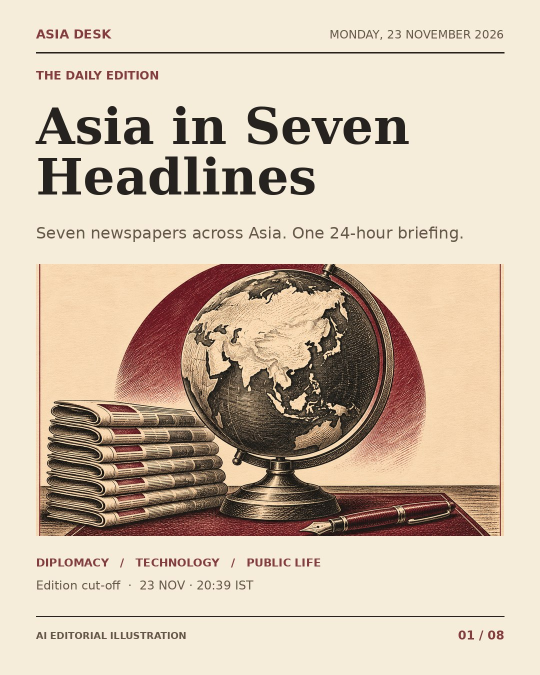
#> input picture asia-desk/editions/2026-11-23/slides/01.jpg, 1080 x 1350 px, given in place of 00.png, which was not available (shown at 1/2 size)
$ python build.py
#> lines starting #> are read from the running program, lines starting #| are printed output that depends on the picture
### asia-desk/editions/2026-11-23/render.py
import json
from pathlib import Path
import sys

from PIL import Image, ImageDraw, ImageFont, ImageOps

ROOT = Path(__file__).resolve().parent
SERIF = "/usr/share/fonts/truetype/dejavu/DejaVuSerif-Bold.ttf"
SANS = "/usr/share/fonts/truetype/dejavu/DejaVuSans.ttf"
BOLD = "/usr/share/fonts/truetype/dejavu/DejaVuSans-Bold.ttf"
PAPER, INK, MUTED, RED = "#f5ecd9", "#25221f", "#655749", "#843c3c"
W, H = 1080, 1350
LEFT, RIGHT = 72, 1008

def font(path, size):
    return ImageFont.truetype(path, size)

def wrap(draw, value, face, width):
    lines = [""]
    for word in value.split():
        test = f"{lines[-1]} {word}".strip()
        if lines[-1] and draw.textlength(test, font=face) > width:
            lines.append(word)
        else:
            lines[-1] = test
    return "\n".join(lines)

def draw_block(draw, value, y, face, color, spacing=7):
    text = wrap(draw, value, face, RIGHT - LEFT)
    draw.multiline_text((LEFT, y), text, font=face, fill=color, spacing=spacing)
    return draw.multiline_textbbox((LEFT, y), text, font=face, spacing=spacing)[3]

def art_crop(img, col, row):
    w, h = img.size
    return img.crop((col*w//2+3, row*h//4+3, (col+1)*w//2-3, (row+1)*h//4-3))

def frame(data, index, art, story=None):
    page = Image.new("RGB", (W,H), PAPER)
    d = ImageDraw.Draw(page)
    def rule(y, width=2, fill=INK):
        d.line((LEFT,y,RIGHT,y), fill=fill, width=width)
    d.text((LEFT,53),"ASIA DESK",font=font(BOLD,25),fill=RED)
    d.text((RIGHT,55),data["edition"].upper(),font=font(SANS,23),fill=MUTED,anchor="ra")
    rule(105,3)
    if story is None:
        d.text((LEFT,137),"THE DAILY EDITION",font=font(BOLD,23),fill=RED)
        draw_block(d,"Asia in Seven Headlines",194,font(SERIF,100),INK)
        draw_block(d,"Seven newspapers across Asia. One 24-hour briefing.",447,font(SANS,32),MUTED)
        top,bottom = 528,1072
        d.text((LEFT,1112),"DIPLOMACY   /   TECHNOLOGY   /   PUBLIC LIFE",font=font(BOLD,22),fill=RED)
        d.text((LEFT,1156),"Edition cut-off  ·  "+data["cutoff"],font=font(SANS,24),fill=MUTED)
    else:
        d.text((LEFT,140),story["desk"]+"   /   "+story["label"],font=font(BOLD,24),fill=RED)
        for size in (72,68,64,60):
            heading = font(SERIF,size)
            wrapped = wrap(d,story["headline"],heading,RIGHT-LEFT)
            if wrapped.count("\n") < 3:
                break
        end = draw_block(d,story["headline"],191,heading,INK,8)
        end = draw_block(d,story["deck"],end+31,font(SANS,32),MUTED,9)
        top,bottom = max(486,end+29),1098
        d.text((LEFT,1135),story["source"],font=font(BOLD,27),fill=INK)
        d.text((LEFT,1180),story["time"],font=font(SANS,22),fill=MUTED)
    assert bottom-top >= 385
    page.paste(ImageOps.fit(art,(RIGHT-LEFT,bottom-top),method=Image.Resampling.LANCZOS),(LEFT,top))
    rule(1232,2)
    d.text((LEFT,1260),"AI EDITORIAL ILLUSTRATION",font=font(BOLD,19),fill=MUTED)
    d.text((RIGHT,1256),f"{index:02d} / 08",font=font(BOLD,24),fill=RED,anchor="ra")
    return page

# [12 lines left out: function render, not called in this run]

# [2 lines that do not run on import are left out]

### asia-desk/editions/2026-11-23/build.py
import json
from pathlib import Path
from PIL import Image
from render import frame
ROOT=Path(__file__).resolve().parent
stories=[
dict(desk='JAPAN',source='The Japan Times / Jiji',label='DIPLOMACY',headline='Japan–North Korea intelligence contact reported',deck='Officials reportedly met during the Asian Games; the account emerged Monday.',url='https://www.japantimes.co.jp/news/2026/11/23/japan/japan-nk-intel-asian-games/',time='23 Nov · Date only · JST',published='2026-11-23',updated=None,timezone='Asia/Tokyo',precision='date',listing='https://www.japantimes.co.jp/latest-news/?pgno=1',position=1),
dict(desk='SOUTH KOREA',source='The Korea Herald',label='APPOINTMENTS',headline='Lee nominates new security leadership',deck='Kang Kum-sil is nominated to lead the intelligence agency. If appointed, she would be its first female chief; foreign and unification ministry nominees were also announced.',url='https://www.koreaherald.com/article/10946349',time='23 Nov · 18:31 KST · Updated',published='2026-11-23T15:32:17+09:00',updated='2026-11-23T18:31:16+09:00',timezone='Asia/Seoul',precision='second',listing='https://www.koreaherald.com/',position=1),
dict(desk='HONG KONG',source='South China Morning Post',label='AIRSPACE',headline='Hong Kong sets flight restrictions for Interpol assembly',deck='Drones, kites, balloons and paragliders face a citywide restriction during the November 30–December 3 meeting. Police also announced sea and road controls.',url='https://www.scmp.com/news/hong-kong/transport/article/3375443/hong-kong-ban-drones-kites-balloons-across-city-interpol-general-assembly',time='23 Nov · 16:15 HKT · Updated',published='2026-11-23T14:13:00+08:00',updated='2026-11-23T16:15:00+08:00',timezone='Asia/Hong_Kong',precision='minute',listing='https://www.scmp.com/news/hong-kong',position=3),
dict(desk='SINGAPORE',source='The Straits Times',label='AVIATION',headline='Wong arrives at Western Sydney’s new airport',deck='He travelled on Singapore Airlines’ inaugural flight to the airport.',url='https://www.straitstimes.com/singapore/newest-chapter-of-our-friendship-pm-wong-arrives-at-new-sydney-airport-on-inaugural-sia-flight',time='23 Nov · 22:17 SGT · Updated',published='2026-11-23T18:28:00+08:00',updated='2026-11-23T22:17:00+08:00',timezone='Asia/Singapore',precision='minute',listing='https://www.straitstimes.com/global',position=1),
dict(desk='INDIA',source='The Indian Express',label='TECHNOLOGY',headline='Nvidia board reinstates Jensen Huang as CEO',deck='An Express explainer examines the board’s unanimous reversal and the campaign for Huang’s return. The company announced his reinstatement on Monday.',url='https://indianexpress.com/article/explained/explained-ai/why-trump-wants-jensen-huang-back-at-nvidia-and-why-its-board-is-resisting-10974781/',time='23 Nov · 20:19 IST · Updated',published=None,updated='2026-11-23T20:19:00+05:30',timezone='Asia/Kolkata',precision='minute',listing='https://indianexpress.com/',position=1),
dict(desk='INDONESIA',source='The Jakarta Post',label='VP NOMINATIONS',headline='Prabowo submits Amran and Sugiono as VP nominees',deck='The president delivered the two names to the People’s Consultative Assembly. Its vote to choose a vice president is now scheduled for December 11.',url='https://www.thejakartapost.com/indonesia/2026/11/23/breaking-prabowo-submits-ministers-amran-and-sugiono-as-vp-nominees',time='23 Nov · 17:19 WIB · Published',published='2026-11-23T17:19:45+07:00',updated=None,timezone='Asia/Jakarta',precision='second',listing='https://www.thejakartapost.com/indonesia',position=2),
dict(desk='PAKISTAN',source='Dawn',label='CRICKET',headline='Peshawar chosen for PSL opening',deck='The PCB chief says the city will host next year’s opening ceremony and first match.',url='https://www.dawn.com/news/2046559/peshawar-to-host-opening-ceremony-inaugural-match-for-12th-edition-of-psl-pcb-chief',time='23 Nov · 20:05 PKT · Updated',published='2026-11-23',updated='2026-11-23T20:05:00+05:00',timezone='Asia/Karachi',precision='minute',listing='https://www.dawn.com/',position=1),
]
for s in stories:
 s['verified']=True
 s['published_precision']='date' if s['published'] and len(s['published'])==10 else ('not_exposed' if s['published'] is None else s['precision'])
 s['updated_precision']=s['precision'] if s['updated'] else 'not_exposed'
 s['verification_note']='Original publisher URL and news listing checked at research cutoff. For restricted pages, publisher-indexed content was used. Null means no separate timestamp was exposed. Time zones follow publisher locale.'
stories[0]['verification_note']+=' Publication is date-only; no exact time or update is exposed. New reporting is dated today, with September–October events as context.'
stories[2]['verification_note']+=' Indexed article variants show updates at 15:04 and 16:15 HKT; latest observed 16:15 retained.'
stories[4]['verification_note']+=' Original publication time not exposed; current update and Monday reinstatement establish editorial freshness.'
stories[6]['verification_note']+=' Article publication is date-only; home listing separately showed initial publication at 19:03 PKT.'
data=dict(id='ASIA-20261123',date='2026-11-23',edition='Monday, 23 November 2026',cutoff='23 NOV · 20:39 IST',window_start='2026-11-22T20:39:00+05:30',window_end='2026-11-23T20:39:00+05:30',release_tag='asia-desk-2026-11-23',stories=stories,selection_note='First three prominent stories reviewed per source listing. Seven distinct events; Nvidia repeats on several home pages but appears only once in this edition. No shared wire event repeated.')
data['reviewed_candidates']={
'The Japan Times':['Japanese and North Korean intel officials likely had contact during Asian Games','Japan’s Tamagotchi digital pet toy marks 30th anniversary','Ukraine sinks Russian warship in Libya as conflict spreads beyond Europe'],
'The Korea Herald':['Lee reshuffles security team, names first female spy chief',"Kim Jong-un's luxury fleet appears to grow despite sanctions","K-pop's next big creative partners are bestselling novelists"],
'South China Morning Post':['Hong Kong customs seizes HK$68m in suspected fake goods in Double 11 crackdown','How shared stories loosen grip of Tai Po inferno on traumatised domestic helpers','Hong Kong to ban drones, kites and balloons from airspace for Interpol assembly'],
'The Straits Times':['PM Wong arrives at new Sydney airport on inaugural SIA flight','Nvidia reinstates Jensen Huang as CEO','Singapore hopes setback from COP31 failure will not pull nations apart: Grace Fu'],
'The Indian Express':['Why Nvidia reinstated Jensen Huang as CEO','Jensen Huang’s first words after reinstatement','What Jensen Huang’s return means for NVIDIA and the AI ecosystem'],
'The Jakarta Post':['Top cop shakes up Yogyakarta police leadership','Prabowo submits ministers Amran and Sugiono as VP nominees','Death toll hits 24 in factory blaze as dozens remain missing'],
'Dawn':['Peshawar to host opening ceremony, inaugural match for 12th edition of PSL','Nvidia reinstates Jensen Huang as CEO after affair scandal','Iran seeks $290bn in damages against US']}
(ROOT/'edition.json').write_text(json.dumps(data,indent=2,ensure_ascii=False))
out=ROOT/'slides';out.mkdir(exist_ok=True)
for i,s in enumerate([None]+stories):
 art=Image.open(ROOT/f'art/{i:02d}.png').convert('RGB')
#> art is the input picture: PIL image 1080x1350 RGB; mean R, G, B 210.4, 193.9, 173.9
 frame(data,i+1,art,s).save(out/f'{i+1:02d}.jpg',quality=87,optimize=True)
#> in frame, `page = Image.new("RGB", (W,H), PAPER)`:
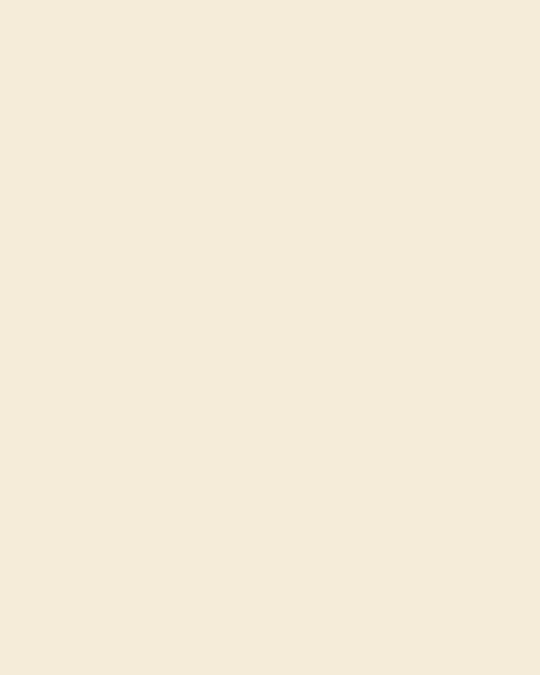
#> page: PIL image 1080x1350 RGB (shown at 1/2 size); mean R, G, B 245, 236, 217
#> in frame, `page.paste(ImageOps.fit(art,(RIGHT-LEFT,bottom-top),method=Image.Resam..`:
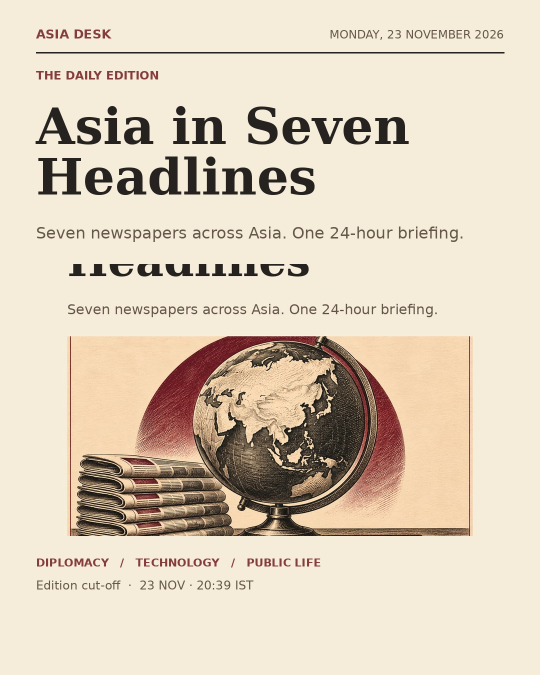
#> page: PIL image 1080x1350 RGB (shown at 1/2 size); mean R, G, B 221.6, 207.7, 187.9
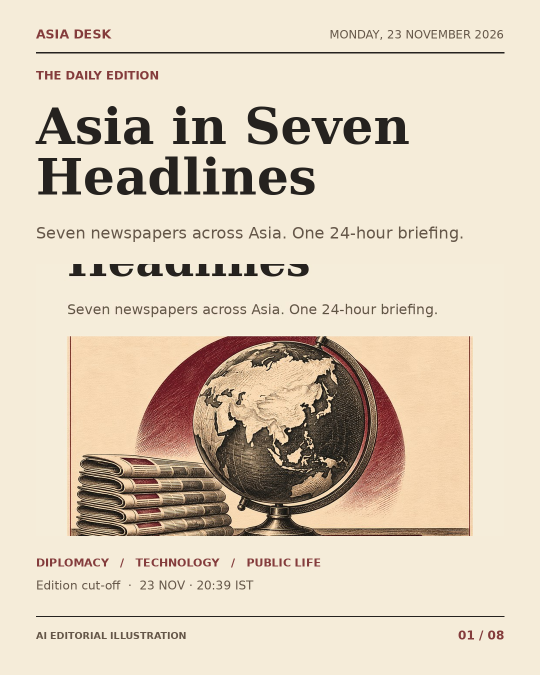
#> saved as 01.jpg: PIL image 1080x1350 RGB (shown at 1/2 size); mean R, G, B 221.1, 207.2, 187.4
#> (the run stopped early here; a loop or call above may not have finished)
